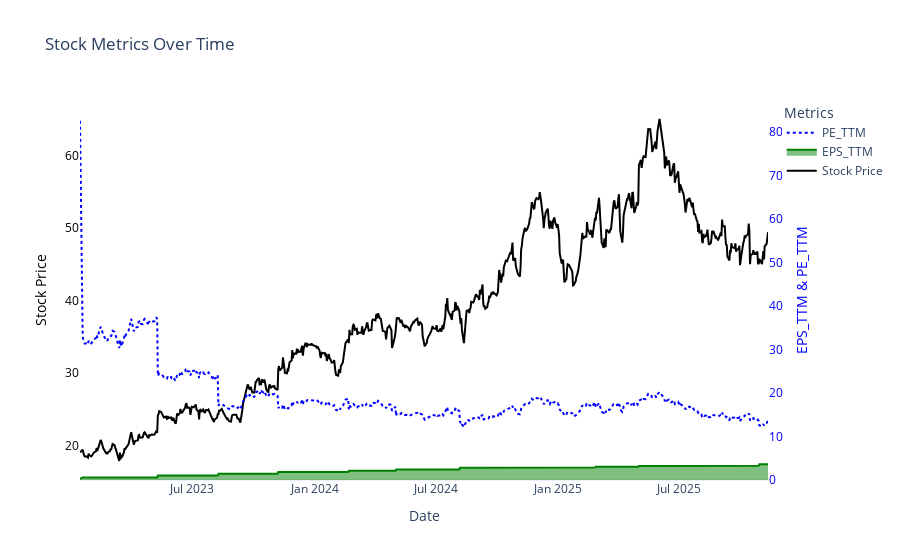

Notebook cell for this chart:
### Code cell
import plotly.graph_objects as go


# Create the figure
fig = go.Figure()

# Add stock_price on primary y-axis (left)
fig.add_trace(go.Scatter(
    x=stock_consolidate_df.index,
    y=stock_consolidate_df["stock_price"],
    mode='lines',
    line=dict(color='black'),
    name='Stock Price',
    yaxis="y1"
))

# Add EPS_TTM on secondary y-axis (right)
fig.add_trace(go.Scatter(
    x=stock_consolidate_df.index,
    y=stock_consolidate_df["EPS_TTM"],
    mode='lines',
    fill='tonexty',  # Shadow effect
    line=dict(color='green'),
    name='EPS_TTM',
    yaxis="y2"
))

# Add PE_TTM on secondary y-axis (right)
fig.add_trace(go.Scatter(
    x=stock_consolidate_df.index,
    y=stock_consolidate_df["PE_TTM"],
    mode='lines',
    line=dict(color='blue', dash='dot'),
    name='PE_TTM',
    yaxis="y2"
))

# Update layout to remove grid and configure dual y-axes
fig.update_layout(
    title="Stock Metrics Over Time",
    xaxis=dict(title="Date", showgrid=False),
    yaxis=dict(
        title="Stock Price",
        showgrid=False,
        titlefont=dict(color="black"),
        tickfont=dict(color="black")
    ),
    yaxis2=dict(
        title="EPS_TTM & PE_TTM",
        overlaying="y",  # Overlay with y1
        side="right",
        showgrid=False,
        titlefont=dict(color="blue"),
        tickfont=dict(color="blue")
    ),
    legend_title="Metrics",
    template="plotly_white",
    plot_bgcolor='white'  # Background color
)

# Show the plot
fig.show()

### Figure 1 — Plotly figure (JSON) as saved in the notebook; plotly's stock layout.template omitted (floating-point values rounded to 4 significant figures; data arrays with more than 128 entries replaced by an {"elided": "..."} marker saying what was removed)
{"data": [{"line": {"color": "black"}, "mode": "lines", "name": "Stock Price", "type": "scatter", "x": {"elided": "711 str values"}, "y": {"elided": "711 float values"}, "yaxis": "y"}, {"fill": "tonexty", "line": {"color": "green"}, "mode": "lines", "name": "EPS_TTM", "type": "scatter", "x": {"elided": "711 str values"}, "y": {"elided": "711 float values"}, "yaxis": "y2"}, {"line": {"color": "blue", "dash": "dot"}, "mode": "lines", "name": "PE_TTM", "type": "scatter", "x": {"elided": "711 str values"}, "y": {"elided": "711 float values"}, "yaxis": "y2"}], "layout": {"legend": {"title": {"text": "Metrics"}}, "plot_bgcolor": "white", "title": {"text": "Stock Metrics Over Time"}, "xaxis": {"showgrid": false, "title": {"text": "Date"}}, "yaxis": {"showgrid": false, "tickfont": {"color": "black"}, "title": {"font": {"color": "black"}, "text": "Stock Price"}}, "yaxis2": {"overlaying": "y", "showgrid": false, "side": "right", "tickfont": {"color": "blue"}, "title": {"font": {"color": "blue"}, "text": "EPS_TTM & PE_TTM"}}}}
